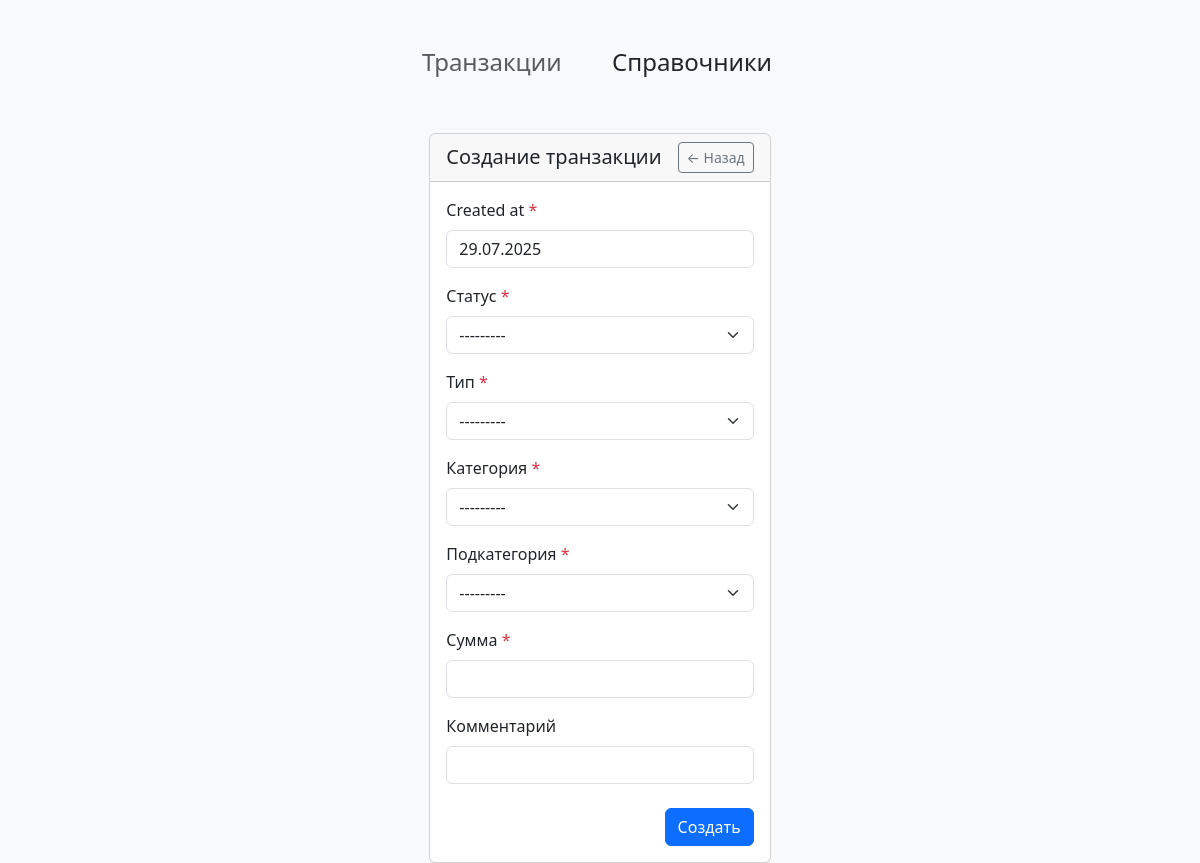
The app's page /transactions/create/ with its own data.
### accounting/models.py (models this page shows, shortened)
class Status(models.Model):
    name = models.CharField(unique=True, max_length=64)
    def __str__(self):
        return self.name
    class Meta:
        verbose_name = "Статус"
        verbose_name_plural = "Статусы"

class Type(models.Model):
    name = models.CharField("Тип", unique=True, max_length=64)
    def __str__(self):
        return self.name
    class Meta:
        verbose_name = "Тип"
        verbose_name_plural = "Типы"

class Category(models.Model):
    name = models.CharField(unique=True, max_length=64)
    type = models.ForeignKey('Type', on_delete=models.CASCADE)
    def __str__(self):
        return self.name
    class Meta:
        verbose_name = "Категория"
        verbose_name_plural = "Категории"

class SubCategory(models.Model):
    name = models.CharField(unique=True, max_length=64)
    category = models.ForeignKey('Category', on_delete=models.CASCADE)
    def __str__(self):
        return self.name
    class Meta:
        verbose_name = "Подкатегория"
        verbose_name_plural = "Подкатегории"

### accounting/views.py (the view)
# urls.py: path('transactions/create/', views.TransactionCreateView.as_view()),
class TransactionCreateView(CreateUpdateViewMixin, CreateView):
    model = models.Transaction
    form_class = forms.TransactionForm
    fields = None

### accounting/forms.py (shortened to what this page needs)
class TransactionForm(forms.ModelForm):
    created_at = forms.DateField(
        input_formats=DATE_INPUT_FORMATS,
        initial=dateformat.format(timezone.now(), 'd.m.Y'))
    class Meta:
        model = models.Transaction
        fields = '__all__'  #

### accounting/models.py (called while the page is built)
    @staticmethod
    def verbose_name_pos():
        return "Транзакции"

### accounting/views.py (called while the page is built)
    def get_context_data(self, **kwargs):
        context = super().get_context_data()
        context['verbose_name_pos'] = self.model.verbose_name_pos()
        return context

### accounting/templates/accounting/details.html (shortened to what this page needs)
<!DOCTYPE html>
<html lang="ru">
<head>
    <link rel="stylesheet" href="https://cdn.jsdelivr.net/npm/bootstrap@5.3.7/dist/css/bootstrap.min.css">
</head>
<body class="bg-light">
    <div class="container mt-5">
        <div class="row justify-content-center">
            <div class="col-lg-2 col-md-3">
                <h4><a class="text-muted text-decoration-none hover-underline" href="/">Транзакции</a></h4>
            </div>
            <div class="col-lg-2 col-md-3">
                <h4><a class="text-dark text-decoration-none hover-underline" href="/references">Справочники</a></h4>
            </div>
        </div>
    </div>
    <main class="mt-5 container">
        <div class="row justify-content-center">
            <div class="col-md-8" style="max-width: fit-content;">
                <div class="card">
                    <div class="card-header d-flex justify-content-between align-items-center">
                        <h5 class="mb-0">
                            {% if form.instance.pk %}Редактирование{% else %}Создание{% endif %}
                            {{ verbose_name_pos|default:"записи"|lower }}
                        </h5>
                        <a href="{% if verbose_name_pos == 'Транзакции' %}/{% else %}{% url 'references' %}{% endif %}" class="ms-3 btn btn-sm btn-outline-secondary">← Назад</a>                </div>
                    <div class="card-body">
                        <form method="post" enctype="multipart/form-data">
                            {% for field in form.visible_fields %}
                                <div class="mb-3 w-100">
                                    <label for="{{ field.id_for_label }}" class="form-label">
                                        {{ field.label }}
                                        {% if field.field.required %}<span class="text-danger">*</span>{% endif %}
                                    </label>
                                    {% if field.field.widget.input_type == 'select' %}
                                        <select name="{{ field.name }}" id="{{ field.id_for_label }}"
                                                class="form-select w-100 {% if field.errors %}is-invalid{% endif %}">
                                            {% for choice in field.field.choices %}
                                                <option value="{{ choice.0 }}"
                                                        {% if field.value|stringformat:"s" == choice.0|stringformat:"s" %}selected{% endif %}>
                                                    {{ choice.1 }}
                                                </option>
                                            {% endfor %}
                                        </select>
                                    {% elif field.field.widget.input_type == 'checkbox' %}
                                        <div class="form-check">
                                            <input type="checkbox" name="{{ field.name }}" id="{{ field.id_for_label }}"
                                                   class="form-check-input {% if field.errors %}is-invalid{% endif %}"
                                                   {% if field.value %}checked{% endif %}>
                                        </div>
                                    {% else %}
                                        <input type="{{ field.field.widget.input_type }}"
                                               name="{{ field.name }}" id="{{ field.id_for_label }}"
                                               class="form-control w-100 {% if field.errors %}is-invalid{% endif %}"
                                               value="{{ field.value|default_if_none:'' }}">
                                    {% endif %}
                                </div>
                            {% endfor %}
                            <div class="d-flex justify-content-between mt-4">
                                <div>
                                    <button type="submit" class="btn btn-primary">
                                        {% if form.instance.pk %}Сохранить{% else %}Создать{% endif %}
                                    </button>
                                </div>
                            </div>
                        </form>
                    </div>
                </div>
            </div>
        </div>
    </main>
</body>
</html>

### records on screen
Status: status "---------"
Type: type "---------"
Category: category "---------"
SubCategory: subcategory "---------"

### other values on screen
{{ verbose_name_pos|default:"записи"|lower }} "транзакции"
{{ field.label }} "Created at" "Статус" "Тип" "Категория" "Подкатегория" "Сумма" "Комментарий"
